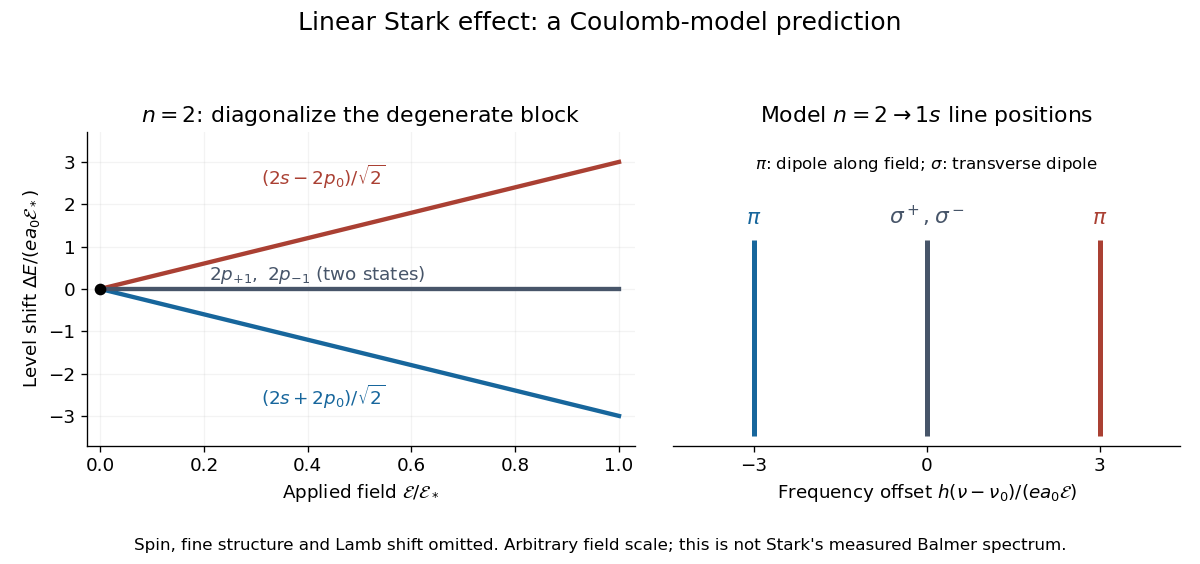

The Python source for this figure:
"""Original spinless hydrogen Stark model; emit PNG in the working directory.

Python 3.14, NumPy 2.3.5, Matplotlib 3.10.7. No measured spectrum is used.
"""
from pathlib import Path

import matplotlib.pyplot as plt
import numpy as np


def main():
    plt.rcParams.update({"font.size": 11, "figure.facecolor": "white"})
    fig, (levels, lines) = plt.subplots(1, 2, figsize=(10, 4.7),
                                       gridspec_kw={"width_ratios": [1.08, 1]})
    field = np.linspace(0, 1, 101)
    blue, red, gray = "#17669c", "#aa4033", "#475569"
    levels.plot(field, 3 * field, color=red, lw=2.6)
    levels.plot(field, -3 * field, color=blue, lw=2.6)
    levels.plot(field, 0 * field, color=gray, lw=2.6)
    levels.scatter([0], [0], color="black", zorder=5)
    levels.text(.31, 2.45, r"$(2s-2p_0)/\sqrt{2}$", color=red)
    levels.text(.31, -2.75, r"$(2s+2p_0)/\sqrt{2}$", color=blue)
    levels.text(.21, .22, r"$2p_{+1},\ 2p_{-1}$ (two states)", color=gray)
    levels.set(xlim=(-.025, 1.03), ylim=(-3.7, 3.7),
               xlabel=r"Applied field $\mathcal{E}/\mathcal{E}_*$",
               ylabel=r"Level shift $\Delta E/(e a_0\mathcal{E}_*)$",
               title=r"$n=2$: diagonalize the degenerate block")
    levels.grid(alpha=.15)
    # Positions alone: finite field, neglect the ground-state quadratic shift.
    # Equal heights deliberately do not encode populations or line strengths.
    for pos, color, label in [(-3, blue, r"$\pi$"), (0, gray, r"$\sigma^+,\sigma^-$"),
                              (3, red, r"$\pi$")]:
        lines.vlines(pos, 0, 1, color=color, lw=3)
        lines.text(pos, 1.08, label, ha="center", color=color, fontsize=13)
    lines.set(xlim=(-4.4, 4.4), ylim=(-.05, 1.55), xticks=[-3, 0, 3], yticks=[],
              xlabel=r"Frequency offset $h(\nu-\nu_0)/(e a_0\mathcal{E})$",
              title=r"Model $n=2\to 1s$ line positions")
    lines.text(0, 1.36, r"$\pi$: dipole along field; $\sigma$: transverse dipole",
               ha="center", fontsize=10)
    lines.spines[["top", "right", "left"]].set_visible(False)
    levels.spines[["top", "right"]].set_visible(False)
    fig.suptitle("Linear Stark effect: a Coulomb-model prediction", fontsize=15)
    fig.text(.5, .025, "Spin, fine structure and Lamb shift omitted. "
             "Arbitrary field scale; this is not Stark's measured Balmer spectrum.",
             ha="center", fontsize=10)
    fig.tight_layout(rect=(0, .07, 1, .93), w_pad=2)
    fig.savefig(Path.cwd() / (Path(__file__).stem + ".png"), dpi=120,
                facecolor="white", transparent=False)
    plt.close(fig)


if __name__ == "__main__":
    main()
